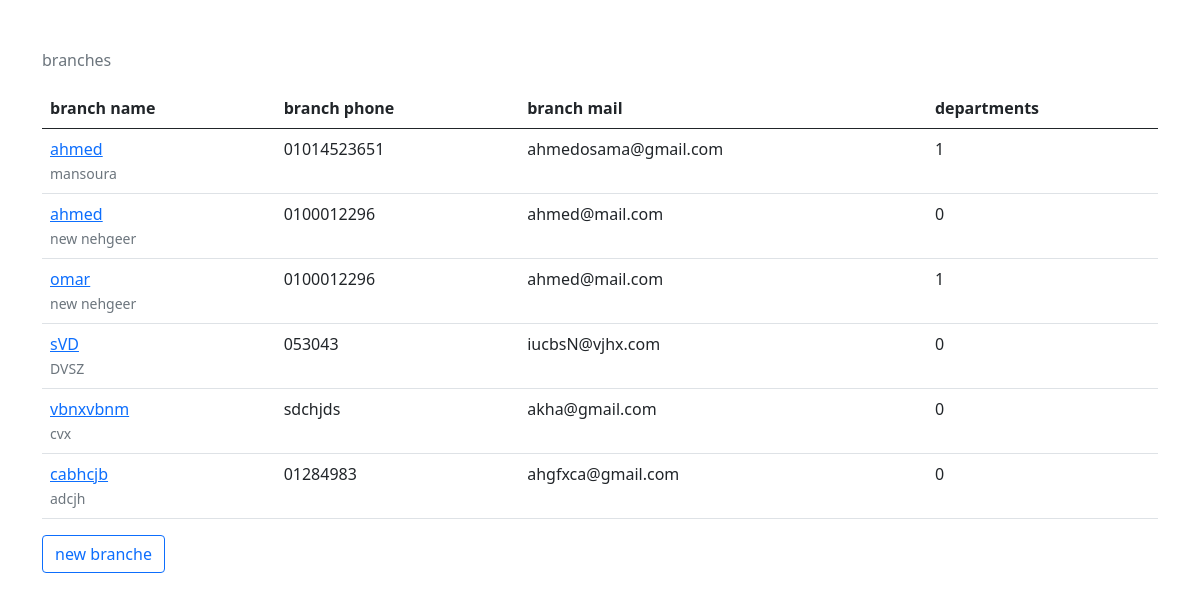
The page /company/ on the database its author committed.
### company/models.py (models this page shows, shortened)
class Branch(models.Model):
    name = models.CharField(max_length=50)
    address = models.CharField(max_length=100)
    phone = models.CharField(max_length=12, null = True , blank = True)
    email = models.EmailField(max_length=50, null = True , blank = True)

class Department(models.Model):
    name = models.CharField(max_length=50)
    description = models.TextField(max_length=200)
    branch = models.ForeignKey('Branch', related_name="departmentsBranch", on_delete=models.CASCADE)

### company/views.py (the view)
# urls.py: path('', branches, name = "branches"),
def branches(request):
    branches = Branch.objects.all()
    return render(request, 'company/branches.html', {'branches':branches})

### company/templates/company/branches.html (shortened to what this page needs)
{% extends 'base.html'%}
{% block breadcrumb %}
    <li class="breadcrumb-item active" aria-current="page">branches</li>
{% endblock breadcrumb %}
{% block body%}
    <table class="table table-hover">
        <thead class="thead-dark">
            <th>branch name</th>
            <th>branch phone</th>
            <th>branch mail</th>
            <th>departments</th>
        </thead>
        <tbody>
        {%for branche in branches %}
            <tr>
                <td><a href="{% url 'company:branchesDetails' branche.id %}">{{branche.name}}</a><br/>
                    <small class="text-muted">{{branche.address}}</small>
                </td>
                <td>{{branche.phone}}</td>
                <td>{{branche.email}}</td>
                <td>{{branche.departmentsBranch.all|length}}</td>
            </tr>
        {% endfor %}
        </tbody>
    </table>
    <a href="{% url 'company:branch-create' %}" class="btn btn-outline-primary">new branche</a>
{% endblock body %}

### rows shown on the page
Branch: name "ahmed", address "mansoura", phone "01014523651", email "ahmedosama@gmail.com", departmentsBranch.all|length "1"
Branch: name "ahmed", address "new nehgeer", phone "0100012296", email "ahmed@mail.com", departmentsBranch.all|length "0"
Branch: name "omar", address "new nehgeer", phone "0100012296", email "ahmed@mail.com", departmentsBranch.all|length "1"
Branch: name "sVD", address "DVSZ", phone "053043", email "iucbsN@vjhx.com", departmentsBranch.all|length "0"
Branch: name "vbnxvbnm", address "cvx", phone "sdchjds", email "akha@gmail.com", departmentsBranch.all|length "0"
Branch: name "cabhcjb", address "adcjh", phone "01284983", email "ahgfxca@gmail.com", departmentsBranch.all|length "0"
